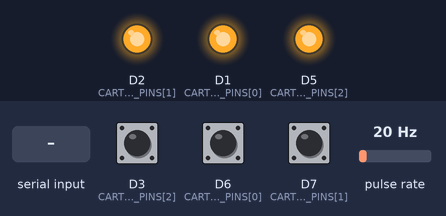
The sketch below on a simulated ESP8266 (NodeMCU). Shown: output pins drawn as LEDs (lit = HIGH). Wiring (inferred from the names in the program): pulse sensor: data D4. Inputs (shaded band) come from the test bench; at power-on: pulse rate 20 Hz, D7 (CARTRIDGE_BUTTON_PINS[1]) HIGH, D3 (CARTRIDGE_BUTTON_PINS[2]) HIGH, D6 (CARTRIDGE_BUTTON_PINS[0]) HIGH. EEPROM starts erased; what the sketch prints to the serial monitor is not drawn.

Above: at 0.1 s.
At 1.8 s:
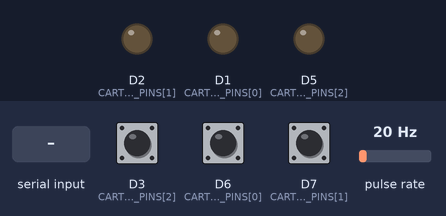
1.9 s: pulse rate (sensor on D4) set to 100 Hz
4.9 s: D7 (CARTRIDGE_BUTTON_PINS[1]) pulled LOW for 1 s
7.4 s: "h,1\n" received over Serial
8.9 s: "h,150\n" received over Serial
10.4 s: "c,1\n" received over Serial
11.9 s: pulse rate (sensor on D4) set to 4 Hz
Timing chart, 0 to 14.9 s (numbered marks = the images above; inputs shaded):
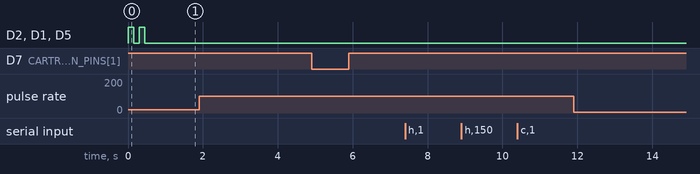

Measured:
- after the input at 1.9 s, every drawn part: stays the same
- after the input at 4.9 s, every drawn part: stays the same
- after the input at 7.4 s, every drawn part: stays the same
- after the input at 8.9 s, every drawn part: stays the same
- after the input at 10.4 s, every drawn part: stays the same
- after the input at 11.9 s, every drawn part: stays the same

The sketch:

esp8266withSerialCommversion.ino
```cpp
// =============================================================================
// Dr. Water Smart Counter - STEP 2 (FINAL): OFFLINE ADMIN CONTROLLER
// Target Board: NodeMCU 1.0 (ESP-12E Module)
// Goal: A fully functional offline controller with a password-protected
// serial command interface for configuration and resets.
// VERSION 2.9 UPDATE: Reverted to a patient, prompt-based serial handler
//                     to support the new interactive web UI.
// =============================================================================

// --- LIBRARIES ---
#include <EEPROM.h>

// --- HARDWARE PIN CONFIGURATION (Stable 3-Cartridge Setup) ---
const int FLOW_SENSOR_PIN = D4; // GPIO2 - DO NOT CHANGE
const int CARTRIDGE_LED_PINS[3] = { D1, D2, D5 }; // GPIO5, 4, 14
const int CARTRIDGE_BUTTON_PINS[3] = { D6, D7, D3 }; // GPIO12, 13, 0
// WIRING NOTE: Buttons should be wired from the pin to GND. We use internal pull-ups.

// --- ADMIN CREDENTIALS ---
const String adminUser = "drwtr01";
const String adminPass = "1234";

// --- SENSOR & DATA CONFIGURATION ---
const float PULSES_PER_LITER = 450.0;
const int NUM_CARTRIDGES = 3;

// EEPROM Addresses - CORRECTED DYNAMIC MEMORY MAP
const int ADDR_MAGIC_NUM = 0;
const int ADDR_VOLUME = ADDR_MAGIC_NUM + sizeof(unsigned long);
const int ADDR_RESETS = ADDR_VOLUME + sizeof(float);
const int ADDR_HIGHEST_SPEED = ADDR_RESETS + sizeof(unsigned long[NUM_CARTRIDGES]);
const int ADDR_LIFESPANS = ADDR_HIGHEST_SPEED + sizeof(float);

// Global variables
float totalSystemVolume = 0.0;
float currentSpeedLPM = 0.0;
float highestSpeedLPM = 0.0;
unsigned long cartridgeResetAt[NUM_CARTRIDGES];
unsigned long cartridgeLifespans[NUM_CARTRIDGES];

// Timing & interrupt variables
unsigned long lastSerialSendTime = 0;
unsigned long lastSpeedCalcTime = 0;
unsigned long lastPulseTime = 0;
volatile unsigned long pulseCount = 0;
volatile unsigned long pulsesForSpeed = 0;

// =============================================================================
// INTERRUPT SERVICE ROUTINE
// =============================================================================
void ICACHE_RAM_ATTR onPulse() {
    pulseCount++;
    pulsesForSpeed++;
    lastPulseTime = millis();
}

// =============================================================================
// EEPROM & DATA FUNCTIONS
// =============================================================================
void saveDataToEEPROM() {
    EEPROM.put(ADDR_VOLUME, totalSystemVolume);
    EEPROM.put(ADDR_RESETS, cartridgeResetAt);
    EEPROM.put(ADDR_HIGHEST_SPEED, highestSpeedLPM);
    EEPROM.put(ADDR_LIFESPANS, cartridgeLifespans);
    EEPROM.commit();
}

void loadDataFromEEPROM() {
    unsigned long magicNumber;
    EEPROM.get(ADDR_MAGIC_NUM, magicNumber);

    if (magicNumber != 13371337UL) {
        Serial.println("First run. Initializing EEPROM with default values.");
        totalSystemVolume = 0.0;
        highestSpeedLPM = 0.0;
        for (int i = 0; i < NUM_CARTRIDGES; i++) {
            cartridgeResetAt[i] = 0;
        }
        cartridgeLifespans[0] = (unsigned long)(7000 * PULSES_PER_LITER);
        cartridgeLifespans[1] = (unsigned long)(10000 * PULSES_PER_LITER);
        cartridgeLifespans[2] = (unsigned long)(13000 * PULSES_PER_LITER);

        EEPROM.put(ADDR_MAGIC_NUM, 13371337UL);
        saveDataToEEPROM();
    } else {
        Serial.println("Loading data from EEPROM.");
        EEPROM.get(ADDR_VOLUME, totalSystemVolume);
        EEPROM.get(ADDR_RESETS, cartridgeResetAt);
        EEPROM.get(ADDR_HIGHEST_SPEED, highestSpeedLPM);
        EEPROM.get(ADDR_LIFESPANS, cartridgeLifespans);
    }
}

// =============================================================================
// CORE LOGIC FUNCTIONS
// =============================================================================
void processPulses() {
    if (pulseCount > 0) {
        noInterrupts();
        unsigned long pulses = pulseCount;
        pulseCount = 0;
        interrupts();
        totalSystemVolume += (float)pulses / PULSES_PER_LITER;
        saveDataToEEPROM();
    }
}

void calculateSpeed() {
    unsigned long now = millis();
    if (now - lastSpeedCalcTime >= 1000) {
        noInterrupts();
        unsigned long currentPulses = pulsesForSpeed;
        pulsesForSpeed = 0;
        interrupts();
        currentSpeedLPM = ((float)currentPulses / PULSES_PER_LITER) * 60.0;
        if (now - lastPulseTime > 2000) { currentSpeedLPM = 0.0; }
        if (currentSpeedLPM > highestSpeedLPM) { highestSpeedLPM = currentSpeedLPM; }
        lastSpeedCalcTime = now;
    }
}

void updateLEDs() {
    for (int i = 0; i < NUM_CARTRIDGES; i++) {
        float usedPulses = (totalSystemVolume * PULSES_PER_LITER) - cartridgeResetAt[i];
        if (usedPulses < 0) usedPulses = 0;
        float percentageUsed = (cartridgeLifespans[i] > 0) ? ((float)usedPulses / cartridgeLifespans[i]) * 100.0 : 0;
        if (percentageUsed >= 100.0) {
            digitalWrite(CARTRIDGE_LED_PINS[i], HIGH);
        } else if (percentageUsed >= 90.0) {
            digitalWrite(CARTRIDGE_LED_PINS[i], (millis() / 500) % 2);
        } else {
            digitalWrite(CARTRIDGE_LED_PINS[i], LOW);
        }
    }
}

void checkPhysicalButtons() {
    for (int i = 0; i < NUM_CARTRIDGES; i++) {
        if (digitalRead(CARTRIDGE_BUTTON_PINS[i]) == LOW) {
            delay(50);
            if (digitalRead(CARTRIDGE_BUTTON_PINS[i]) == LOW) {
                cartridgeResetAt[i] = (unsigned long)(totalSystemVolume * PULSES_PER_LITER);
                saveDataToEEPROM();
                while(digitalRead(CARTRIDGE_BUTTON_PINS[i]) == LOW) { delay(10); }
            }
        }
    }
}

void startupBlink() {
    for (int j = 0; j < 2; j++) {
        for (int i = 0; i < NUM_CARTRIDGES; i++) { digitalWrite(CARTRIDGE_LED_PINS[i], HIGH); }
        delay(150);
        for (int i = 0; i < NUM_CARTRIDGES; i++) { digitalWrite(CARTRIDGE_LED_PINS[i], LOW); }
        delay(150);
    }
}

void sendSerialData() {
    if (millis() - lastSerialSendTime >= 1000) {
        String json = "{";
        json += "\"totalVolume\":" + String(totalSystemVolume, 2) + ",";
        json += "\"currentSpeed\":" + String(currentSpeedLPM, 2) + ",";
        json += "\"highestSpeed\":" + String(highestSpeedLPM, 2) + ",";
        json += "\"cartridges\":[";
        for (int i = 0; i < NUM_CARTRIDGES; i++) {
            float usedLiters = totalSystemVolume - ((float)cartridgeResetAt[i] / PULSES_PER_LITER);
            if (usedLiters < 0) usedLiters = 0;
            float limitLiters = (float)cartridgeLifespans[i] / PULSES_PER_LITER;
            float remainingLiters = limitLiters - usedLiters;
            if (remainingLiters < 0) remainingLiters = 0;
            json += "{\"used\":" + String(usedLiters, 2) + ",";
            json += "\"remaining\":" + String(remainingLiters, 2) + ",";
            json += "\"limit\":" + String(limitLiters) + "}";
            if (i < NUM_CARTRIDGES - 1) json += ",";
        }
        json += "]}";
        Serial.println(json);
        lastSerialSendTime = millis();
    }
}

// Reverted to patient, prompt-based handler
void handleSerialCommands() {
    if (Serial.available() > 0) {
        String command = Serial.readStringUntil('\n');
        command.trim();
        if (command.length() == 0) return;

        Serial.println("Enter User ID:");
        String user = "";
        while (Serial.available() == 0) { delay(100); }
        user = Serial.readStringUntil('\n');
        user.trim();

        Serial.println("Enter Password:");
        String pass = "";
        while (Serial.available() == 0) { delay(100); }
        pass = Serial.readStringUntil('\n');
        pass.trim();

        if (user != adminUser || pass != adminPass) {
            Serial.println("AUTH_ERROR: Invalid credentials.");
            return;
        }

        if (command == "h") {
            EEPROM.put(ADDR_MAGIC_NUM, 0UL);
            EEPROM.commit();
            Serial.println("SUCCESS: Hard Reset complete. Please reboot.");
            delay(1000);
            ESP.restart();
        } else if (command.startsWith("c=") && command.indexOf("=") == 1) {
            int cartIndex = command.substring(2).toInt() - 1;
            if (cartIndex >= 0 && cartIndex < NUM_CARTRIDGES) {
                cartridgeResetAt[cartIndex] = (unsigned long)(totalSystemVolume * PULSES_PER_LITER);
                saveDataToEEPROM();
                Serial.println("SUCCESS: Cartridge " + String(cartIndex + 1) + " reset.");
            } else {
                Serial.println("ERROR: Invalid cartridge number.");
            }
        } else if (command.startsWith("c") && command.indexOf("=") > 1) {
            int eqPos = command.indexOf("=");
            int cartIndex = command.substring(1, eqPos).toInt() - 1;
            long newLimit = command.substring(eqPos + 1).toInt();
            if (cartIndex >= 0 && cartIndex < NUM_CARTRIDGES && newLimit > 0) {
                cartridgeLifespans[cartIndex] = (unsigned long)(newLimit * PULSES_PER_LITER);
                saveDataToEEPROM();
                Serial.println("SUCCESS: Cartridge " + String(cartIndex + 1) + " limit set to " + String(newLimit) + " L.");
            } else {
                Serial.println("ERROR: Invalid command format or value.");
            }
        } else {
            Serial.println("ERROR: Unknown command.");
        }
    }
}

// =============================================================================
// SETUP & LOOP
// =============================================================================
void setup() {
    Serial.begin(9600);
    // Pin configurations
    pinMode(FLOW_SENSOR_PIN, INPUT);
    for (int pin : CARTRIDGE_LED_PINS) { pinMode(pin, OUTPUT); digitalWrite(pin, LOW); }
    for (int pin : CARTRIDGE_BUTTON_PINS) { pinMode(pin, INPUT_PULLUP); }

    startupBlink();

    EEPROM.begin(512);
    loadDataFromEEPROM();

    attachInterrupt(digitalPinToInterrupt(FLOW_SENSOR_PIN), onPulse, RISING);

    Serial.println("System Ready. Sending JSON data and listening for commands...");
}

void loop() {
    processPulses();
    calculateSpeed();
    updateLEDs();
    checkPhysicalButtons();
    sendSerialData();
    handleSerialCommands();
}
```
